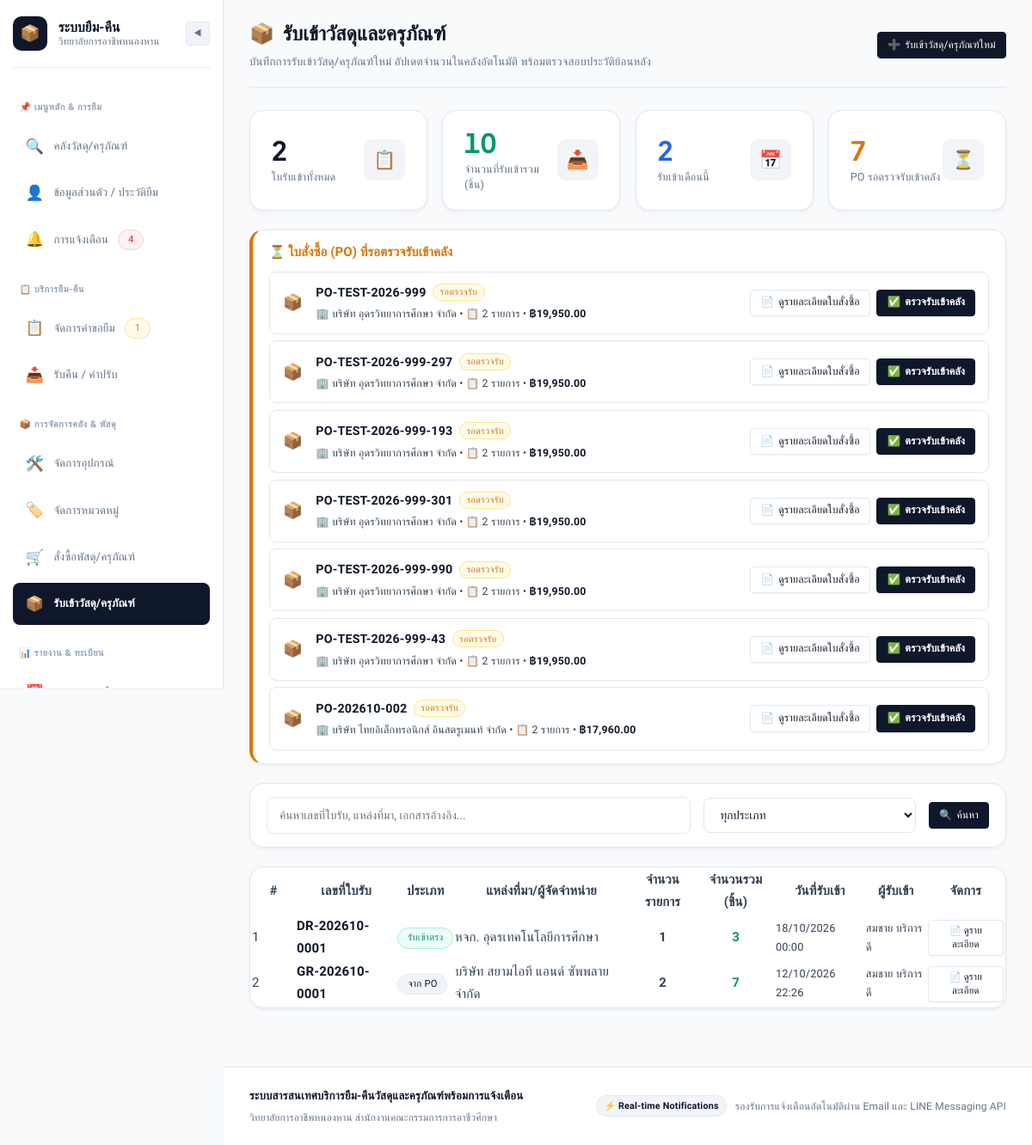
Page /admin/goods-receiving (signed in) on the committed database.
### models.py (models this page shows, shortened)
class PurchaseOrder(db.Model):
    __tablename__ = 'purchase_orders'
    po_id = db.Column(db.Integer, primary_key=True, autoincrement=True)
    po_number = db.Column(db.String(50), unique=True, nullable=False)
    supplier_id = db.Column(db.Integer, db.ForeignKey('suppliers.supplier_id'), nullable=False)
    order_date = db.Column(db.DateTime, default=datetime.utcnow)
    expected_delivery_date = db.Column(db.DateTime, nullable=True)
    total_amount = db.Column(db.Float, default=0.0)
    status = db.Column(db.String(20), default='pending')  # 'pending', 'received', 'cancelled'
    note = db.Column(db.Text, nullable=True)
    created_by = db.Column(db.Integer, db.ForeignKey('users.user_id'), nullable=False)
    creator = db.relationship('User', foreign_keys=[created_by], backref='created_pos')
    items = db.relationship('PurchaseOrderItem', backref='purchase_order', lazy=True, cascade='all, delete-orphan')

class Supplier(db.Model):
    __tablename__ = 'suppliers'
    supplier_id = db.Column(db.Integer, primary_key=True, autoincrement=True)
    company_name = db.Column(db.String(150), nullable=False)
    contact_name = db.Column(db.String(100), nullable=True)
    phone = db.Column(db.String(20), nullable=True)
    address = db.Column(db.String(255), nullable=True)
    email = db.Column(db.String(100), nullable=True)
    tax_id = db.Column(db.String(50), nullable=True)
    created_at = db.Column(db.DateTime, default=datetime.utcnow)
    purchase_orders = db.relationship('PurchaseOrder', backref='supplier', lazy=True)
    products = db.relationship('SupplierProduct', backref='supplier', lazy=True, cascade='all, delete-orphan')

class GoodsReceipt(db.Model):
    __tablename__ = 'goods_receipts'
    receipt_id = db.Column(db.Integer, primary_key=True, autoincrement=True)
    receipt_number = db.Column(db.String(50), unique=True, nullable=False)
    po_id = db.Column(db.Integer, db.ForeignKey('purchase_orders.po_id'), nullable=True)  # nullable: รับเข้าตรงไม่ผ่าน PO ได้
    receipt_type = db.Column(db.String(20), default='purchase')  # 'purchase' (จาก PO), 'direct' (รับเข้าตรง), 'donation' (รับบริจาค), 'transfer' (โอนย้าย)
    supplier_name = db.Column(db.String(150), nullable=True)  # สำหรับ direct receipt
    received_date = db.Column(db.DateTime, default=datetime.utcnow)
    status = db.Column(db.String(20), default='completed')  # 'completed', 'claim_pending'
    note = db.Column(db.Text, nullable=True)
    document_ref = db.Column(db.String(100), nullable=True)  # เลขที่เอกสารอ้างอิง
    total_items = db.Column(db.Integer, default=0)
    total_quantity = db.Column(db.Integer, default=0)
    received_by = db.Column(db.Integer, db.ForeignKey('users.user_id'), nullable=False)
    purchase_order = db.relationship('PurchaseOrder', backref='goods_receipts')
    receiver = db.relationship('User', foreign_keys=[received_by], backref='received_goods')
    items = db.relationship('GoodsReceiptItem', backref='goods_receipt', lazy=True, cascade='all, delete-orphan')
    @property
    def receipt_type_short(self):
        mapping = {
            'purchase': 'จาก PO',
            'direct': 'รับเข้าตรง',
            'donation': 'รับบริจาค',
            'transfer': 'โอนย้าย'
        }
        return mapping.get(self.receipt_type, self.receipt_type)
    @property
    def receipt_type_badge(self):
        mapping = {
            'purchase': 'badge-primary',
            'direct': 'badge-success',
            'donation': 'badge-info',
            'transfer': 'badge-warning'
        }
        return mapping.get(self.receipt_type, 'badge-secondary')

class User(db.Model):
    __tablename__ = 'users'
    user_id = db.Column(db.Integer, primary_key=True, autoincrement=True)
    student_or_citizen_id = db.Column(db.String(20), nullable=False)
    first_name = db.Column(db.String(100), nullable=False)
    last_name = db.Column(db.String(100), nullable=False)
    email = db.Column(db.String(100), unique=True, nullable=False)
    password_hash = db.Column(db.String(255), nullable=False)
    phone_number = db.Column(db.String(20), nullable=True)
    role = db.Column(db.String(20), default='student', nullable=False)  # 'student', 'teacher', 'staff', 'admin'
    line_user_id = db.Column(db.String(100), nullable=True)
    department = db.Column(db.String(100), nullable=True, default='แผนกวิชาช่างอิเล็กทรอนิกส์')
    created_at = db.Column(db.DateTime, default=datetime.utcnow)
    borrow_requests = db.relationship('BorrowRequest', foreign_keys='BorrowRequest.user_id', backref='user', lazy=True)
    borrowings = db.relationship('Borrowing', foreign_keys='Borrowing.user_id', backref='user', lazy=True)
    notifications = db.relationship('Notification', backref='user', lazy=True, order_by='Notification.created_at.desc()')
    @property
    def full_name(self):
        return f"{self.first_name} {self.last_name}"
    @property
    def role_display(self):
        roles = {
            'student': 'นักเรียน/นักศึกษา',
            'teacher': 'อาจารย์/ครูผู้สอน',
            'staff': 'เจ้าหน้าที่พัสดุ',
            'admin': 'ผู้ดูแลระบบ'
        }
        return roles.get(self.role, self.role)
    @property
    def role_badge_class(self):
        badges = {
            'student': 'badge-info',
            'teacher': 'badge-primary',
            'staff': 'badge-warning',
            'admin': 'badge-danger'
        }
        return badges.get(self.role, 'badge-secondary')

### app.py (the view)
    @app.route('/admin/goods-receiving')
    @roles_required('admin', 'staff')
    def goods_receiving():
        status_filter = request.args.get('status', 'all')
        type_filter = request.args.get('type', 'all')
        search_query = request.args.get('q', '').strip()
        query = GoodsReceipt.query
        if status_filter != 'all':
            query = query.filter_by(status=status_filter)
        if type_filter != 'all':
            query = query.filter_by(receipt_type=type_filter)
        if search_query:
            query = query.filter(
                (GoodsReceipt.receipt_number.ilike(f'%{search_query}%')) |
                (GoodsReceipt.supplier_name.ilike(f'%{search_query}%')) |
                (GoodsReceipt.document_ref.ilike(f'%{search_query}%'))
            )
        receipts = query.order_by(GoodsReceipt.received_date.desc()).all()
        total_receipts = GoodsReceipt.query.count()
        total_items_received = db.session.query(db.func.sum(GoodsReceipt.total_quantity)).scalar() or 0
        this_month = datetime.utcnow().replace(day=1, hour=0, minute=0, second=0)
        month_receipts = GoodsReceipt.query.filter(GoodsReceipt.received_date >= this_month).count()
        pending_pos = PurchaseOrder.query.filter_by(status='pending').order_by(PurchaseOrder.order_date.desc()).all()
        return render_template(
            'admin/goods_receiving.html',
            receipts=receipts,
            status_filter=status_filter,
            type_filter=type_filter,
            search_query=search_query,
            total_receipts=total_receipts,
            total_items_received=total_items_received,
            month_receipts=month_receipts,
            pending_pos=pending_pos
        )

### templates/admin/goods_receiving.html (shortened to what this page needs)
{% extends "base.html" %}
{% block content %}
<div class="page-header">
    <div>
        <h1 class="page-title">
            <span>📦</span> รับเข้าวัสดุและครุภัณฑ์
        </h1>
        <p class="page-subtitle">บันทึกการรับเข้าวัสดุ/ครุภัณฑ์ใหม่ อัปเดตจำนวนในคลังอัตโนมัติ พร้อมตรวจสอบประวัติย้อนหลัง</p>
    </div>
    <div style="display: flex; gap: 0.65rem; align-items: center; flex-wrap: wrap;">
        <a href="{{ url_for('goods_receiving_new') }}" class="btn btn-primary btn-sm">
            <span>➕</span> รับเข้าวัสดุ/ครุภัณฑ์ใหม่
        </a>
    </div>
</div>
<div class="stat-grid" style="margin-bottom: 1.5rem;">
    <div class="stat-card">
        <div>
            <div class="stat-value">{{ total_receipts }}</div>
            <div class="stat-label">ใบรับเข้าทั้งหมด</div>
        </div>
        <div class="stat-icon" style="color: var(--primary);">📋</div>
    </div>
    <div class="stat-card">
        <div>
            <div class="stat-value" style="color: var(--success);">{{ total_items_received }}</div>
            <div class="stat-label">จำนวนที่รับเข้ารวม (ชิ้น)</div>
        </div>
        <div class="stat-icon" style="color: var(--success);">📥</div>
    </div>
    <div class="stat-card">
        <div>
            <div class="stat-value" style="color: var(--accent-blue);">{{ month_receipts }}</div>
            <div class="stat-label">รับเข้าเดือนนี้</div>
        </div>
        <div class="stat-icon" style="color: var(--accent-blue);">📅</div>
    </div>
    <div class="stat-card">
        <div>
            <div class="stat-value" style="color: var(--warning);">{{ pending_pos|length }}</div>
            <div class="stat-label">PO รอตรวจรับเข้าคลัง</div>
        </div>
        <div class="stat-icon" style="color: var(--warning);">⏳</div>
    </div>
</div>
{% if pending_pos %}
<div class="card" style="margin-bottom: 1.5rem; border-left: 4px solid var(--warning);">
    <div class="card-body" style="padding: 1rem 1.25rem;">
        <h3 style="margin: 0 0 0.75rem 0; font-size: 1rem; color: var(--warning);">⏳ ใบสั่งซื้อ (PO) ที่รอตรวจรับเข้าคลัง</h3>
        <div style="display: flex; flex-direction: column; gap: 0.5rem;">
            {% for po in pending_pos %}
            <div style="display: flex; align-items: center; justify-content: space-between; padding: 0.75rem 1rem; background: var(--bg-secondary); border-radius: 8px; flex-wrap: wrap; gap: 0.75rem; border: 1px solid var(--border);">
                <div style="display: flex; align-items: center; gap: 1rem; flex-wrap: wrap;">
                    <span style="font-size: 1.25rem;">📦</span>
                    <div>
                        <div style="display: flex; align-items: center; gap: 0.5rem;">
                            <strong style="color: var(--primary); font-size: 0.95rem;">{{ po.po_number }}</strong>
                            <span class="badge badge-warning" style="font-size: 0.72rem; padding: 0.15rem 0.5rem;">รอตรวจรับ</span>
                        </div>
                        <div style="color: var(--text-secondary); font-size: 0.82rem; margin-top: 0.2rem;">
                            <span>🏢 {{ po.supplier.company_name }}</span> •
                            <span>📋 {{ po.items|length }} รายการ</span> •
                            <span style="font-weight: 600; color: var(--text-main);">฿{{ "{:,.2f}".format(po.total_amount) }}</span>
                        </div>
                    </div>
                </div>
                <div style="display: flex; align-items: center; gap: 0.5rem; flex-wrap: wrap;">
                    <button type="button" class="btn btn-secondary btn-sm" onclick="openPoQuickView('{{ po.po_id }}')" style="font-size: 0.82rem; display: inline-flex; align-items: center; gap: 0.35rem;">
                        <span>📄</span> ดูรายละเอียดใบสั่งซื้อ
                    </button>
                    <form method="POST" action="{{ url_for('goods_receiving_from_po', po_id=po.po_id) }}" onsubmit="return confirm('ยืนยันตรวจรับเข้าคลังจาก PO {{ po.po_number }}?\n\nระบบจะอัปเดตจำนวนคงเหลือในคลังอัตโนมัติ');" style="margin: 0;">
                        <button type="submit" class="btn btn-primary btn-sm" style="font-size: 0.82rem; font-weight: 600; display: inline-flex; align-items: center; gap: 0.35rem;">
                            <span>✅</span> ตรวจรับเข้าคลัง
                        </button>
                    </form>
                </div>
            </div>
            {% endfor %}
        </div>
    </div>
</div>
{% endif %}
<div class="card" style="margin-bottom: 1.5rem;">
    <div class="card-body" style="padding: 1rem 1.25rem;">
        <form method="GET" action="{{ url_for('goods_receiving') }}" style="display: flex; gap: 1rem; flex-wrap: wrap; align-items: center;">
            <div style="flex: 2; min-width: 200px;">
                <input type="text" name="q" value="{{ search_query }}" class="form-control" placeholder="ค้นหาเลขที่ใบรับ, แหล่งที่มา, เอกสารอ้างอิง...">
            </div>
            <div style="flex: 1; min-width: 150px;">
                <select name="type" class="form-control" onchange="this.form.submit()">
                    <option value="all" {% if type_filter == 'all' %}selected{% endif %}>ทุกประเภท</option>
                </select>
            </div>
            <button type="submit" class="btn btn-primary btn-sm">
                <span>🔍</span> ค้นหา
            </button>
        </form>
    </div>
</div>
<div class="card">
    <div class="card-body" style="padding: 0;">
        {% if receipts %}
        <div class="table-responsive">
            <table class="data-table">
                <thead>
                    <tr>
                        <th style="width: 50px;">#</th>
                        <th>เลขที่ใบรับ</th>
                        <th>ประเภท</th>
                        <th>แหล่งที่มา/ผู้จัดจำหน่าย</th>
                        <th style="text-align: center;">จำนวนรายการ</th>
                        <th style="text-align: center;">จำนวนรวม (ชิ้น)</th>
                        <th>วันที่รับเข้า</th>
                        <th>ผู้รับเข้า</th>
                        <th style="text-align: center;">จัดการ</th>
                    </tr>
                </thead>
                <tbody>
                    {% for r in receipts %}
                    <tr>
                        <td style="color: var(--text-secondary);">{{ loop.index }}</td>
                        <td>
                            <a href="{{ url_for('goods_receiving_detail', receipt_id=r.receipt_id) }}" style="font-weight: 600; color: var(--primary);">
                                {{ r.receipt_number }}
                            </a>
                        </td>
                        <td>
                            <span class="badge {{ r.receipt_type_badge }}" style="font-size: 0.75rem;">{{ r.receipt_type_short }}</span>
                        </td>
                        <td>
                            {% if r.supplier_name %}
                                {{ r.supplier_name }}
                            {% elif r.purchase_order %}
                                {{ r.purchase_order.supplier.company_name }}
                            {% else %}
                                <span style="color: var(--text-tertiary);">-</span>
                            {% endif %}
                        </td>
                        <td style="text-align: center; font-weight: 600;">{{ r.total_items }}</td>
                        <td style="text-align: center; font-weight: 600; color: var(--success);">{{ r.total_quantity }}</td>
                        <td style="font-size: 0.85rem;">
                            {{ r.received_date.strftime('%d/%m/%Y %H:%M') if r.received_date else '-' }}
                        </td>
                        <td style="font-size: 0.85rem;">{{ r.receiver.full_name if r.receiver else '-' }}</td>
                        <td style="text-align: center;">
                            <a href="{{ url_for('goods_receiving_detail', receipt_id=r.receipt_id) }}" class="btn btn-secondary btn-sm" style="font-size: 0.75rem; padding: 0.25rem 0.65rem;">
                                📄 ดูรายละเอียด
                            </a>
                        </td>
                    </tr>
                    {% endfor %}
                </tbody>
            </table>
        </div>
        {% endif %}
    </div>
</div>
{% endblock %}

### rows in the picture
PurchaseOrder: po_number "PO-TEST-2026-999", supplier.company_name "บริษัท อุดรวิทยาการศึกษา จำกัด", items|length "2", total_amount "19,950.00"
PurchaseOrder: po_number "PO-TEST-2026-999-297", supplier.company_name "บริษัท อุดรวิทยาการศึกษา จำกัด", items|length "2", total_amount "19,950.00"
PurchaseOrder: po_number "PO-TEST-2026-999-193", supplier.company_name "บริษัท อุดรวิทยาการศึกษา จำกัด", items|length "2", total_amount "19,950.00"
PurchaseOrder: po_number "PO-TEST-2026-999-301", supplier.company_name "บริษัท อุดรวิทยาการศึกษา จำกัด", items|length "2", total_amount "19,950.00"
PurchaseOrder: po_number "PO-TEST-2026-999-990", supplier.company_name "บริษัท อุดรวิทยาการศึกษา จำกัด", items|length "2", total_amount "19,950.00"
PurchaseOrder: po_number "PO-TEST-2026-999-43", supplier.company_name "บริษัท อุดรวิทยาการศึกษา จำกัด", items|length "2", total_amount "19,950.00"
PurchaseOrder: po_number "PO-202610-002", supplier.company_name "บริษัท ไทยอิเล็กทรอนิกส์ อินสตรูเมนท์ จำกัด", items|length "2", total_amount "17,960.00"
GoodsReceipt: receipt_number "DR-202610-0001", receipt_type_short "รับเข้าตรง", supplier_name "หจก. อุดรเทคโนโลยีการศึกษา", total_items "1", total_quantity "3", received_date "18/10/2026 00:00", receiver "สมชาย บริการดี"
GoodsReceipt: receipt_number "GR-202610-0001", receipt_type_short "จาก PO", supplier_name "บริษัท สยามไอที แอนด์ ซัพพลาย จำกัด", total_items "2", total_quantity "7", received_date "12/10/2026 22:26", receiver "สมชาย บริการดี"

### other values in the picture
{{ unread_count }} "4"
{{ pending_requests_count }} "1"
{{ total_receipts }} "2"
{{ total_items_received }} "10"
{{ month_receipts }} "2"
{{ pending_pos|length }} "7"
